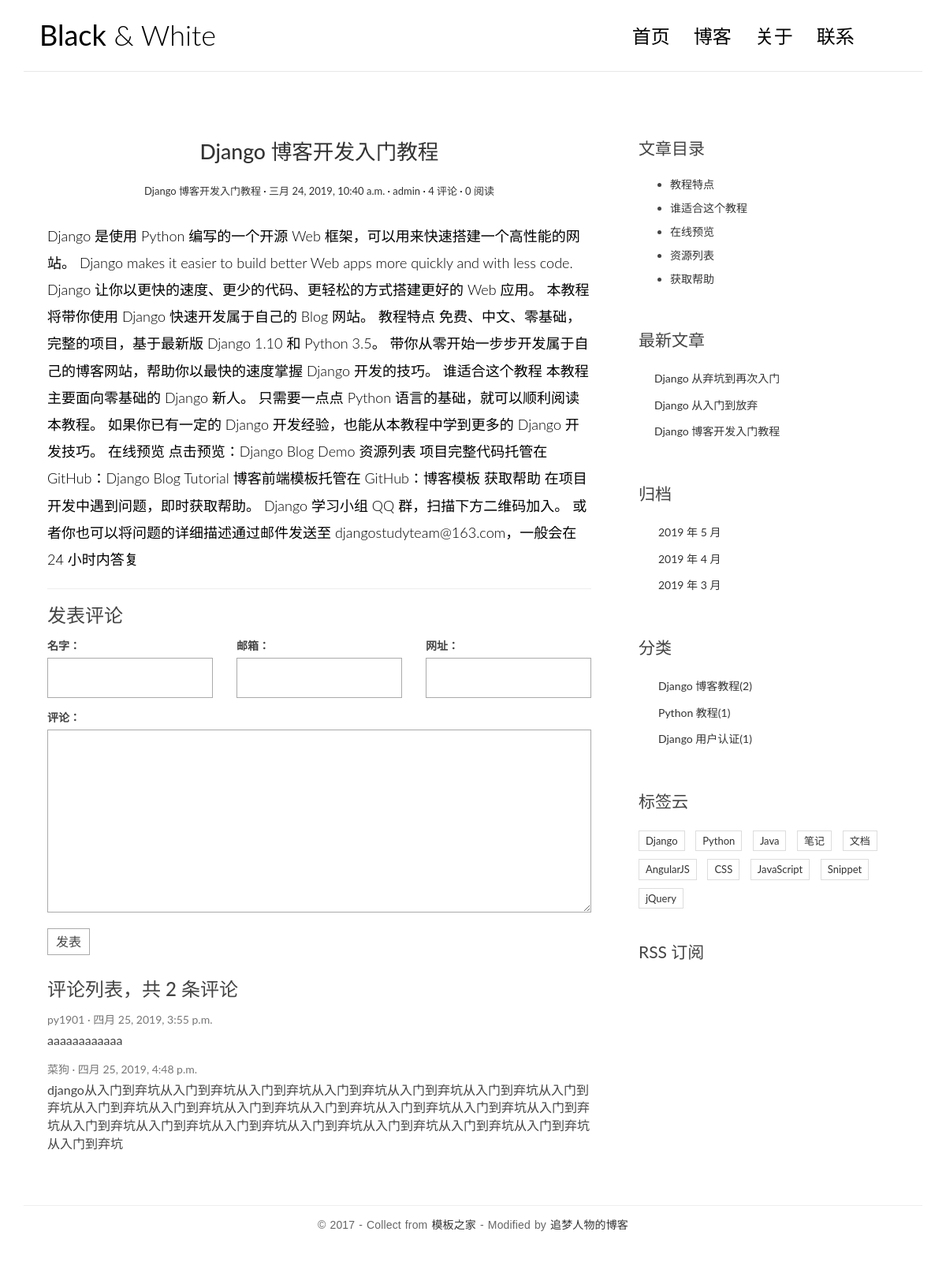
/booktest/single/1/, run on the app's committed database.
### booktest/models.py (models this page shows, shortened)
class Post(models.Model):
    title = models.CharField(max_length=20)
    summary = models.CharField(max_length=200,blank=True,null=True)
    body = models.TextField()
    views = models.PositiveIntegerField(default=0)
    create_time = models.DateTimeField(auto_now_add=True)
    modified_time = models.DateTimeField(auto_now=True)
    category = models.ForeignKey(Category,on_delete=models.CASCADE)
    tags = models.ManyToManyField(Tag)
    author = models.ForeignKey(User,on_delete=models.CASCADE)
    def __str__(self):
        return self.title

class Category(models.Model):
    name = models.CharField(max_length=20)

class Tag(models.Model):
    name = models.CharField(max_length=20)

### comment/models.py (models this page shows)
class Comment(models.Model):
    name=models.CharField(max_length=20)
    eml=models.EmailField(blank=True,null=True)
    url=models.URLField(blank=True,null=True)
    content=models.TextField()
    create_time = models.DateTimeField(auto_now_add=True)
    post=models.ForeignKey(Post,on_delete=models.CASCADE)

### booktest/views.py (the view)
# urls.py: url(r'^single/(\d+)/$',views.single,name='single'),
def single(request,id):
    book=Post.objects.get(pk=id)
    category = Category.objects.all()
    tag = Tag.objects.all()
    form=CommentForm()
    return render(request,'booktest/single.html',{'book':book,'category':category,'tag':tag,'form':form})

### comment/forms.py
class CommentForm(ModelForm):
    class Meta:
        model=Comment
        fields=('name','eml','url','content')

### booktest/templatetags/extend_fun.py (called while the page is built)
@register.simple_tag
def getlatestposts():
    return Post.objects.all().dates('create_time','month',order='DESC')

@register.simple_tag
def latest_post(num=3):
    latest_post=Post.objects.all().order_by('-create_time')[:num]
    return latest_post

### templates/booktest/single.html (shortened to what this page needs)
{% extends 'booktest/base_single.html' %}
{% block post %}
{% if book %}
<header class="entry-header">
    <h1 class="entry-title">
        <a href="#">{{book}}</a>
    </h1>
    <div class="entry-meta">
        <span class="post-category"><a href="#">{{book}}</a></span>
        <span class="post-date"><a href="#"><time class="entry-date" datetime="2012-11-09T23:15:57+00:00">{{book.create_time}}</time></a></span>
        <span class="post-author"><a href="#">{{book.author}}</a></span>
        <span class="comments-link"><a href="#">4 评论</a></span>
        <span class="views-count"><a href="#">{{book.views}} 阅读</a></span>
    </div>
</header>
<div class="entry-content clearfix">
    {{book.body}}
</div>
{% endif %}
{% endblock %}
{% block category %}
    {% for c in category %}
        <li>
            <a href="/booktest/category/{{c.id}}">{{c.name}}<span class="post-count">({{c.post_set.count}})</span></a>
        </li>
    {% endfor %}
{% endblock %}
{% block tag %}
    {% for t in tag %}
        <li>
            <a href="/booktest/tag/{{t.id}}">{{t.name}}</a>
        </li>
    {% endfor %}
{% endblock %}
{% block form %}
<form action="{% url 'comment:commit' book.id %}" method="post" class="comment-form">
    <div class="row">
        <div class="col-md-4">
            <label for="form.name.id_for_label">名字：</label>{{form.name}}
        </div>
        <div class="col-md-4">
            <label for="form.name.id_for_label">邮箱：</label>{{form.eml}}
        </div>
        <div class="col-md-4">
            <label for="form.name.id_for_label">网址：</label>{{form.url}}
        </div>
        <div class="col-md-12">
            <label for="form.name.id_for_label">评论：</label>{{form.content}}
            <button type="submit" class="comment-btn">发表</button>
        </div>
    </div>
</form>
{% endblock %}
{% block content %}
    <h3>评论列表，共 <span>{{book.comment_set.count}}</span> 条评论</h3>
{% for c in book.comment_set.all %}
    <ul class="comment-list list-unstyled">
        <li class="comment-item">
            <span class="nickname">{{c.name}}</span>
            <time class="submit-date" datetime="2012-11-09T23:15:57+00:00">{{c.create_time}}</time>
            <div class="text">
                {{c.content}}
            </div>
        </li>
    </ul>
{% endfor %}
{% endblock %}

### templates/booktest/base_single.html (shortened to what this page needs)
{% load extend_fun %}
<!DOCTYPE html>
<html>
<head>
    <link rel="stylesheet" href="/static/css/bootstrap.min.css">
    <link rel="stylesheet" href="http://code.ionicframework.com/ionicons/2.0.1/css/ionicons.min.css">
    <link rel="stylesheet" href="/static/css/pace.css">
    <link rel="stylesheet" href="/static/css/custom.css">
</head>
<body id="single">
<div class="container">
    <header id="site-header">
        <div class="row">
            <div class="col-md-4 col-sm-5 col-xs-8">
                <div class="logo">
                    <h1><a href="/booktest/"><b>Black</b> &amp; White</a></h1>
                </div>
            </div>
            <div class="col-md-8 col-sm-7 col-xs-4">
                <nav class="main-nav" role="navigation">
                    <div class="collapse navbar-collapse" id="bs-example-navbar-collapse-1">
                        <ul class="nav navbar-nav navbar-right">
                            <li class="cl-effect-11"><a href="/booktest/" data-hover="首页">首页</a></li>
                            <li class="cl-effect-11"><a href="#" data-hover="博客">博客</a></li>
                            <li class="cl-effect-11"><a href="#" data-hover="关于">关于</a></li>
                            <li class="cl-effect-11"><a href="#" data-hover="联系">联系</a></li>
                        </ul>
                    </div>
                </nav>
            </div>
        </div>
    </header>
</div>
<div class="content-body">
    <div class="container">
        <div class="row">
            <main class="col-md-8">
                <article class="post post-1">
                    {% block post %}
                    {% endblock %}
                </article>
                <section class="comment-area" id="comment-area">
                    <hr>
                    <h3>发表评论</h3>
                    {% block form %}
                    {% endblock %}
                    <div class="comment-list-panel">
                        {% block content %}
                        {% endblock %}
                    </div>
                </section>
            </main>
            <aside class="col-md-4">
                <div class="widget widget-content">
                    <h3 class="widget-title">文章目录</h3>
                    <ul>
                        <li>
                            <a href="#">教程特点</a>
                        </li>
                        <li>
                            <a href="#">谁适合这个教程</a>
                        </li>
                        <li>
                            <a href="#">在线预览</a>
                        </li>
                        <li>
                            <a href="#">资源列表</a>
                        </li>
                        <li>
                            <a href="#">获取帮助</a>
                        </li>
                    </ul>
                </div>
                <div class="widget widget-recent-posts">
                    <h3 class="widget-title">最新文章</h3>
                    <ul>
                        {% latest_post as la %}
                        {% for book in la %}
                        <li>
                            <a href="{% url 'blog:single' book.id %}">{{book.title}}</a>
                        </li>
                        {% endfor %}
                    </ul>
                </div>
                <div class="widget widget-archives">
                    <h3 class="widget-title">归档</h3>
                    <ul>
                        {% getlatestposts as get %}
                        {% for date in get %}
                        <li>
                            <a href="{% url 'blog:archives' date.year date.month %}">{{date.year}} 年 {{date.month}} 月</a>
                        </li>
                        {% endfor %}
                    </ul>
                </div>
                <div class="widget widget-category">
                    <h3 class="widget-title">分类</h3>
                    <ul>
                        {% block category %}
                        {% endblock %}
                    </ul>
                </div>
                <div class="widget widget-tag-cloud">
                    <h3 class="widget-title">标签云</h3>
                    <ul>
                        {% block tag %}
                        {% endblock %}
                    </ul>
                </div>
                <div class="rss">
                    <a href="{% url 'blog:rss' %}"> RSS 订阅</a>
                </div>
            </aside>
        </div>
    </div>
</div>
<footer id="site-footer">
    <div class="container">
        <div class="row">
            <div class="col-md-12">
                <p class="copyright">&copy 2017 - Collect from <a href="http://www.cssmoban.com/"
                                                                  target="_blank" title="模板之家">模板之家</a>
                    - Modified by <a href="http://zmrenwu.com/" title="网页模板" target="_blank">追梦人物的博客</a>
                </p>
            </div>
        </div>
    </div>
</footer>
</body>
</html>

### static/css/custom.css (style rules this page uses)
* { outline: none; }
h1, h2, h3, h4, h5, h6 { margin-top: 0; }
b { font-weight: 400; }
a { color: #333; }
body { color: #444; font-family: 'Lato', sans-serif; }
p { font-family: 'Ubuntu', sans-serif; font-weight: 400; word-spacing: 1px; letter-spacing: 0.01em; }
#single p, #page p { margin-bottom: 25px; }
#site-header { background-color: #FFF; padding: 25px 20px; margin-bottom: 40px; border-bottom: 1px solid #e7e7e7; }
.logo h1 a { color: #000; }
.logo h1 { margin: 0; font-family: 'Lato', sans-serif; font-weight: 300; }
.main-nav { margin-top: 11px; max-width: 95%; }
.main-nav a { color: #000000 !important; padding: 0 0 5px 0 !important; margin-right: 30px; font-family: 'Lato', sans-serif; font-weight: 300; font-size: 24px; }
.cl-effect-11 a { padding: 10px 0; color: #0972b4; text-shadow: none; }
.cl-effect-11 a::before { position: absolute; top: 0; left: 0; overflow: hidden; padding: 0 0 5px 0 !important; max-width: 0; border-bottom: 1px solid #000; color: #000; content: attr(data-hover); white-space: nowrap; -webkit-transition: max-width 0.5s; -moz-transition: max-width 0.5s; transition: max-width 0.5s; }
.content-body { padding-bottom: 4em; }
.post { background: #fff; padding: 30px 30px 0; }
.entry-title { text-align: center; font-size: 1.9em; margin-bottom: 20px; line-height: 1.6; padding: 10px 20px 0; }
.entry-meta { text-align: center; color: #DDDDDD; font-size: 13px; margin-bottom: 30px; }
.entry-content { font-size: 18px; line-height: 1.9; font-weight: 300; color: #000; }
.post-category::after, .post-date::after, .post-author::after, .comments-link::after { content: ' ·'; color: #000; }
.widget { background: #fff; padding: 30px 0 0; }
.widget-title { font-size: 1.5em; margin-bottom: 20px; line-height: 1.6; padding: 10px 0 0; font-weight: 400; }
.widget-recent-posts ul { padding: 0; margin: 0; padding-left: 20px; }
.widget-recent-posts ul li { list-style-type: none; position: relative; line-height: 170%; margin-bottom: 10px; }
.widget-recent-posts ul li::before { content: '\f3d3'; font-family: "Ionicons"; position: absolute; left: -17px; top: 3px; font-size: 16px; color: #000; }
.widget-archives ul { padding: 0; margin: 0; padding-left: 25px; }
.widget-archives ul li { list-style-type: none; position: relative; line-height: 170%; margin-bottom: 10px; }
.widget-archives ul li::before { content: '\f3f3'; font-family: "Ionicons"; position: absolute; left: -25px; top: 1px; font-size: 16px; color: #000; }
.widget-category ul { padding: 0; margin: 0; padding-left: 25px; }
.widget-category ul li { list-style-type: none; position: relative; line-height: 170%; margin-bottom: 10px; }
.widget-category ul li::before { content: '\f3fe'; font-family: "Ionicons"; position: absolute; left: -25px; top: 1px; font-size: 18px; color: #000; }
.widget-tag-cloud ul { padding: 0; margin: 0; margin-right: -10px; }
.widget-tag-cloud ul li { list-style-type: none; font-size: 13px; display: inline-block; margin-right: 10px; margin-bottom: 10px; padding: 3px 8px; border: 1px solid #ddd; }
.widget-content ul li { margin-bottom: 10px; }
.rss { font-size: 21px; margin-top: 30px; }
.rss a { color: #444; }
#site-footer { padding-top: 10px; padding: 0 0 1.5em 0; }
.copyright { text-align: center; padding-top: 1em; margin: 0; border-top: 1px solid #eee; color: #666; }
.contact-form input, .comment-form input { border: 1px solid #aaa; margin-bottom: 15px; width: 100%; padding: 15px 15px; font-size: 16px; line-height: 100%; transition: 0.4s border-color linear; }
.contact-form textarea, .comment-form textarea { border: 1px solid #aaa; margin-bottom: 15px; width: 100%; padding: 15px 15px; font-size: 16px; line-height: 20px !important; min-height: 183px; transition: 0.4s border-color linear; }
.comment-area { padding: 0 30px 0; }
.comment-form { margin-top: 15px; }
.comment-form .comment-btn { background-color: #fff; border: 1px solid #aaa; font-size: 16px; padding: 5px 10px; }
.comment-list-panel { margin-top: 30px; }
.comment-list { margin-top: 15px; }
.comment-item .nickname, .comment-item .submit-date { color: #777; font-size: 14px; }
.comment-item .nickname:after { content: ' ·'; }
.comment-item .text { padding-top: 5px; font-size: 16px; }

### data on the page
Post: title "Django 博客开发入门教程", create_time "三月 24, 2019, 10:40 a.m.", author "admin", views "0", body "Django 是使用 Python 编写的一个开源 Web 框架，可以用来快速搭建一个高性能的网站。 Django makes it easier to build better Web apps more quickly and with less code. Django 让你以更快的速度、更少的代码、更轻松的方式搭建更好的 Web 应用。 本教程将带你使用 Django 快速开发属于自己的 Blog 网站。 教程特点 免费、中文、零基础，完整的项目，基于最新版 Django 1.10 和 Python 3.5。 带你从零开始一步步开发属于自己的博客网站，帮助你以最快的速度掌握 Django 开发的技巧。 谁适合这个教程 本教程主要面向零基础的 Django 新人。 只需要一点点 Python 语言的基础，就可以顺利阅读本教程。 如果你已有一定的 Django 开发经验，也能从本教程中学到更多的 Django 开发技巧。 在线预览 点击预览：Django Blog Demo 资源列表 项目完整代码托管在 GitHub：Django Blog Tutorial 博客前端模板托管在 GitHub：博客模板 获取帮助 在项目开发中遇到问题，即时获取帮助。 Django 学习小组 QQ 群，扫描下方二维码加入。 或者你也可以将问题的详细描述通过邮件发送至 djangostudyteam@163.com，一般会在 24 小时内答复", comment_set.count "2"
Comment: name "py1901", create_time "四月 25, 2019, 3:55 p.m.", content "aaaaaaaaaaaa"
Comment: name "菜狗", create_time "四月 25, 2019, 4:48 p.m.", content "django从入门到弃坑从入门到弃坑从入门到弃坑从入门到弃坑从入门到弃坑从入门到弃坑从入门到弃坑从入门到弃坑从入门到弃坑从入门到弃坑从入门到弃坑从入门到弃坑从入门到弃坑从入门到弃坑从入门到弃坑从入门到弃坑从入门到弃坑从入门到弃坑从入门到弃坑从入门到弃坑从入门到弃坑从入门到弃坑"
Post: title "Django 从弃坑到再次入门"
Post: title "Django 从入门到放弃"
Post: title "Django 博客开发入门教程"
Category: name "Django 博客教程", post_set.count "2"
Category: name "Python 教程", post_set.count "1"
Category: name "Django 用户认证", post_set.count "1"
Tag: name "Django"
Tag: name "Python"
Tag: name "Java"
Tag: name "笔记"
Tag: name "文档"
Tag: name "AngularJS"
Tag: name "CSS"
Tag: name "JavaScript"
Tag: name "Snippet"
Tag: name "jQuery"

### other printed values
{{ date.year }} "2019" "2019" "2019"
{{ date.month }} "5" "4" "3"
